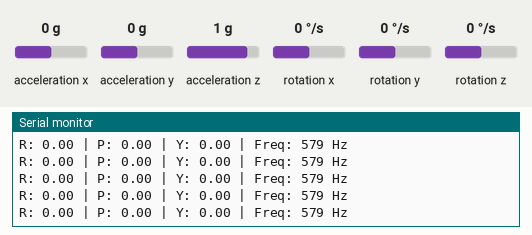
Bench run of a program on a simulated ESP32. On the bench: the last lines printed to the serial monitor. Wiring (inferred from the names in the program): MPU-6050 motion sensor at I2C address 0x68. Inputs (shaded band) come from the test bench; at power-on: acceleration x 0 g, acceleration y 0 g, acceleration z 1 g, rotation x 0 °/s, rotation y 0 °/s, rotation z 0 °/s.

Above: at 5.7 s.
5.8 s: acceleration x set to -1.4 g
At 5.87 s:
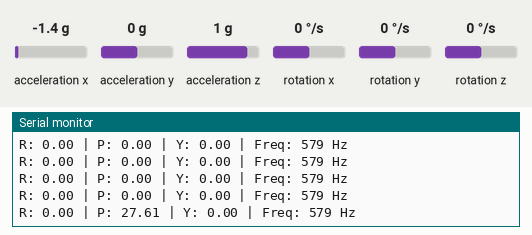
7.3 s: acceleration y set to -1.4 g
At 7.37 s:
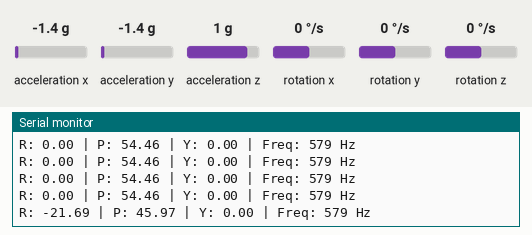
8.8 s: acceleration z set to -1.4 g
At 8.88 s:
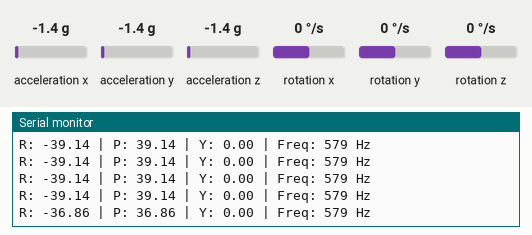
10.3 s: rotation x set to -192 °/s
At 10.39 s:
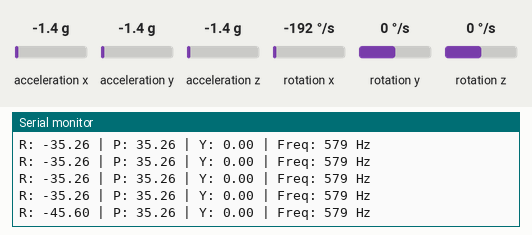
11.8 s: rotation y set to -192 °/s
At 11.8 s:
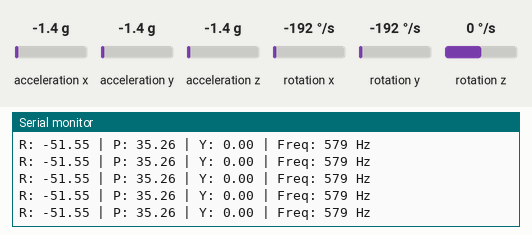
Timing chart, 0 to 14.3 s (numbered marks = the images above; inputs shaded):
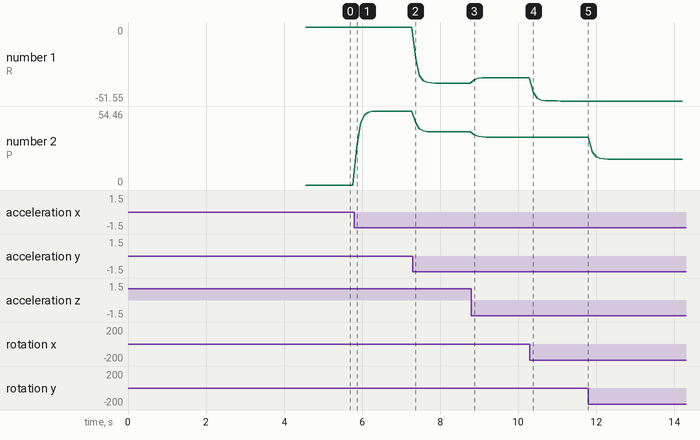

Measured:
- after the input at 5.8 s, the serial monitor: prints a new line after 0.06 s (image 1)
- after the input at 7.3 s, the serial monitor: prints a new line after 0.07 s (image 2)
- after the input at 8.8 s, the serial monitor: prints a new line after 0.08 s (image 3)
- after the input at 10.3 s, the serial monitor: prints a new line after 0.09 s (image 4)
- plotted number 1: 0 → -39.14 after the input at 7.3 s, -39.14 → -35.26 after the input at 8.8 s, -35.26 → -51.55 after the input at 10.3 s
- plotted number 2: 0 → 54.46 after the input at 5.8 s, 54.46 → 39.14 after the input at 7.3 s, 39.14 → 35.26 after the input at 8.8 s, 35.26 → 18.98 after the input at 11.8 s

The program:

main.cpp
```cpp
/**
 * @file main.cpp
 * @author Mounir Dahmane
 * @brief Main execution loop for MPU6050 IMU data fusion and telemetry.
 * * This module handles the high-frequency sampling of the MPU6050 sensor
 * and provides filtered Euler angles (Roll, Pitch, Yaw) via a non-blocking
 * serial interface.
 */

#include "MPU6050.h"

// --- Telemetry Configuration ---
unsigned long last_print_time = 0;
const unsigned long print_interval = 100; // Output rate: 10Hz (100ms)

/**
 * @brief Standard Arduino setup function.
 * Initializes hardware peripherals and performs IMU bias calibration.
 */
void setup() {
    Serial.begin(115200);

    // Initialize I2C and MPU6050 registers
    mpu_init();

    // Critical: Calculate Gyro and Accel offsets.
    // Device must remain stationary during this phase.
    IMU_calibration();

    Serial.println(F("--- MPU6050 System Online ---"));

    // Synchronize timing for the first integration step
    last_time = micros();
}

/**
 * @brief Main execution loop.
 * Runs at the maximum CPU frequency to maintain high integration accuracy.
 */
void loop() {
    // 1. SENSOR FUSION DATA ACQUISITION
    // get_angle() calculates delta_time and updates fused_angle variables.
    // High loop frequency is vital to minimize gyro integration drift.
    get_angle();

    // 2. NON-BLOCKING TELEMETRY
    // We use a timer check instead of delay() to ensure get_angle()
    // is never interrupted, maintaining real-time performance.
    if (millis() - last_print_time >= print_interval) {
        last_print_time = millis();

        // Display Filtered Euler Angles
        Serial.print(F("R: ")); Serial.print(fused_angle_x, 2);
        Serial.print(F(" | P: ")); Serial.print(fused_angle_y, 2);
        Serial.print(F(" | Y: ")); Serial.print(fused_angle_z, 2);

        // Loop frequency diagnostics (f = 1 / dt)
        // Values > 200Hz are recommended for stable flight control.
        Serial.print(F(" | Freq: "));
        Serial.print(1.0f / delta_time, 0);
        Serial.println(F(" Hz"));
    }
}
```

MPU6050.h
```cpp
/**
 * @file MPU6050.h
 * @author Mounir Dahmane
 * @brief Header file for MPU6050 6-DOF IMU driver and sensor fusion.
 * * Includes register definitions, sensitivity constants, and global
 * telemetry variables for Motion Processing Unit (MPU) interfacing.
 * * Datasheet: https://invensense.tdk.com/wp-content/uploads/2015/02/MPU-6000-Register-Map1.pdf
 */

#pragma once

#include <Arduino.h>
#include <Wire.h>

// --- Register Definitions ---
#define MPU_ADDR        0x68  ///< Default I2C address of the MPU6050
#define PWR_MGMT_1      0x6B  ///< Power Management 1 (Wake/Reset)
#define ACCEL_CONFIG    0x1C  ///< Accelerometer Configuration (Scale)
#define GYRO_CONFIG     0x1B  ///< Gyroscope Configuration (Scale)

// --- Calibration Configuration ---
#define CALIBRATION_SAMPLES 1000 ///< Number of samples used to calculate static bias

// --- Sensitivity Constants ---
/** @brief Gyro sensitivity for ±500 dps range (65.5 LSB per °/s) */
const float GYRO_SENSITIVITY = 65.5;
/** @brief Accel sensitivity for ±8g range (4096 LSB per g) */
const float ACCEL_SENSITIVITY = 4096.0;

// --- Global Telemetry Data ---
// Index notation: [0]=X, [1]=Y, [2]=Z

extern float gyro_raw[3];   ///< Raw compensated angular velocity (°/s)
extern float gyro_bias[3];  ///< Calculated gyroscope zero-drift offsets

extern float accel_raw[3];  ///< Raw compensated linear acceleration (g)
extern float accel_bias[3]; ///< Calculated accelerometer static offsets

/** @brief Filtered Euler angles calculated via Complementary Filter */
extern float fused_angle_x, fused_angle_y, fused_angle_z;

/** @brief High-precision timing variables for discrete integration */
extern unsigned long current_time, last_time;
extern float delta_time;

// --- Function Prototypes ---

/** @brief Initialize I2C and configure MPU6050 operational modes */
void mpu_init();

/** @brief Sample and average static offsets for sensor compensation */
void IMU_calibration();

/** @brief Acquisition and scaling of raw accelerometer data */
void Acc_data();

/** @brief Acquisition and scaling of raw gyroscope data */
void Gyro_data();

/** @brief Execute sensor fusion to estimate spatial orientation */
void get_angle();
```

MPU6050.cpp
```cpp
/**
 * @file MPU6050.cpp
 * @author Mounir Dahmane
 * @brief Implementation of MPU6050 driver, calibration, and sensor fusion.
 * * This file handles I2C communication, raw data processing with bias
 * compensation, and a Complementary Filter to estimate Roll, Pitch, and Yaw.
 */

#include "MPU6050.h"

// --- Global Data Structures ---
enum {X, Y, Z};

float gyro_raw[3] = {0, 0, 0};
float gyro_bias[3] = {0, 0, 0};

float accel_raw[3] = {0, 0, 0};
float accel_bias[3] = {0, 0, 0};

float fused_angle_x = 0, fused_angle_y = 0, fused_angle_z = 0;

unsigned long current_time = 0, last_time = 0;
float delta_time = 0;

/**
 * @brief Configures MPU6050 registers for high-performance IMU sampling.
 * Sets I2C to 400kHz, wakes the device, and configures Full Scale Ranges.
 */
void mpu_init() {
    Wire.begin();
    Wire.setClock(400000); // 400kHz Fast Mode I2C

    // Wake up the MPU6050 (Internal 8MHz oscillator)
    Wire.beginTransmission(MPU_ADDR);
    Wire.write(PWR_MGMT_1);
    Wire.write(0x00);
    Wire.endTransmission();

    // DLPF Configuration: 42Hz Bandwidth to filter out high-frequency motor noise
    Wire.beginTransmission(MPU_ADDR);
    Wire.write(0x1A);
    Wire.write(0x03);
    Wire.endTransmission();

    // Gyroscope Configuration: ±500 deg/s
    Wire.beginTransmission(MPU_ADDR);
    Wire.write(GYRO_CONFIG);
    Wire.write(0x08);
    Wire.endTransmission();

    // Accelerometer Configuration: ±8g
    Wire.beginTransmission(MPU_ADDR);
    Wire.write(ACCEL_CONFIG);
    Wire.write(0x10);
    Wire.endTransmission();
}

/**
 * @brief Performs static bias calibration for Gyro and Accelerometer.
 * @note The IMU must be perfectly level and motionless during execution.
 */
void IMU_calibration() {
    Serial.println(F("Starting IMU Calibration... Keep level."));
    float sum_accel[3] = {0, 0, 0};
    float sum_gyro[3] = {0, 0, 0};

    for(int i = 0; i < CALIBRATION_SAMPLES; i++) {
        Wire.beginTransmission(MPU_ADDR);
        Wire.write(0x3B);
        Wire.endTransmission(false);
        Wire.requestFrom(MPU_ADDR, 14); // Burst read: Accel(6), Temp(2), Gyro(6)

        sum_accel[X] += (int16_t)(Wire.read() << 8 | Wire.read());
        sum_accel[Y] += (int16_t)(Wire.read() << 8 | Wire.read());
        sum_accel[Z] += (int16_t)(Wire.read() << 8 | Wire.read());

        Wire.read(); Wire.read(); // Discard Temperature data

        sum_gyro[X] += (int16_t)(Wire.read() << 8 | Wire.read());
        sum_gyro[Y] += (int16_t)(Wire.read() << 8 | Wire.read());
        sum_gyro[Z] += (int16_t)(Wire.read() << 8 | Wire.read());
        delay(3);
    }

    // Average raw offsets
    accel_bias[X] = sum_accel[X] / CALIBRATION_SAMPLES;
    accel_bias[Y] = sum_accel[Y] / CALIBRATION_SAMPLES;
    // Expected Z is 1g (4096 LSB at ±8g). Offset = Reading - 4096.
    accel_bias[Z] = (sum_accel[Z] / CALIBRATION_SAMPLES) - 4096.0f;

    gyro_bias[X] = (sum_gyro[X] / CALIBRATION_SAMPLES) / GYRO_SENSITIVITY;
    gyro_bias[Y] = (sum_gyro[Y] / CALIBRATION_SAMPLES) / GYRO_SENSITIVITY;
    gyro_bias[Z] = (sum_gyro[Z] / CALIBRATION_SAMPLES) / GYRO_SENSITIVITY;

    // Initialize fused angles with initial gravity vector to prevent filter "climb"
    Acc_data();
    fused_angle_x = atan2(accel_raw[Y], sqrt(accel_raw[X]*accel_raw[X] + accel_raw[Z]*accel_raw[Z])) * RAD_TO_DEG;
    fused_angle_y = atan2(-accel_raw[X], sqrt(accel_raw[Y]*accel_raw[Y] + accel_raw[Z]*accel_raw[Z])) * RAD_TO_DEG;
}

/**
 * @brief Reads raw accelerometer data and applies bias compensation.
 */
void Acc_data() {
    Wire.beginTransmission(MPU_ADDR);
    Wire.write(0x3B);
    Wire.endTransmission(false);
    Wire.requestFrom(MPU_ADDR, 6);

    accel_raw[X] = ((int16_t)(Wire.read() << 8 | Wire.read()) - accel_bias[X]) / ACCEL_SENSITIVITY;
    accel_raw[Y] = ((int16_t)(Wire.read() << 8 | Wire.read()) - accel_bias[Y]) / ACCEL_SENSITIVITY;
    accel_raw[Z] = ((int16_t)(Wire.read() << 8 | Wire.read()) - accel_bias[Z]) / ACCEL_SENSITIVITY;
}

/**
 * @brief Reads raw gyroscope data and applies bias compensation.
 */
void Gyro_data() {
    Wire.beginTransmission(MPU_ADDR);
    Wire.write(0x43);
    Wire.endTransmission(false);
    Wire.requestFrom(MPU_ADDR, 6);

    gyro_raw[X] = ((int16_t)(Wire.read() << 8 | Wire.read()) / GYRO_SENSITIVITY) - gyro_bias[X];
    gyro_raw[Y] = ((int16_t)(Wire.read() << 8 | Wire.read()) / GYRO_SENSITIVITY) - gyro_bias[Y];
    gyro_raw[Z] = ((int16_t)(Wire.read() << 8 | Wire.read()) / GYRO_SENSITIVITY) - gyro_bias[Z];
}

/**
 * @brief Primary sensor fusion routine.
 * Integrates gyro rates and fuses them with accelerometer angles
 * via a Complementary Filter (Alpha = 0.98).
 */
void get_angle() {
    Acc_data();
    Gyro_data();

    // 1. Calculate static tilt angles from accelerometer
    float accel_angle_x = atan2(accel_raw[Y], sqrt(accel_raw[X]*accel_raw[X] + accel_raw[Z]*accel_raw[Z])) * RAD_TO_DEG;
    float accel_angle_y = atan2(-accel_raw[X], sqrt(accel_raw[Y]*accel_raw[Y] + accel_raw[Z]*accel_raw[Z])) * RAD_TO_DEG;

    // 2. High-precision delta_time for integration
    current_time = micros();
    delta_time = (current_time - last_time) / 1000000.0f;
    last_time = current_time;

    // 3. COMPLEMENTARY FILTER: Angle = 0.98 * (Angle + Gyro_Rate * dt) + 0.02 * (Accel_Angle)
    // The filter trusts the gyro for fast motion and the accelerometer for long-term stability.
    fused_angle_x = 0.98f * (fused_angle_x + gyro_raw[X] * delta_time) + 0.02f * accel_angle_x;
    fused_angle_y = 0.98f * (fused_angle_y + gyro_raw[Y] * delta_time) + 0.02f * accel_angle_y;

    // 4. Z-Axis (Yaw) Integration: Pure integration, subject to gyro drift.
    fused_angle_z += gyro_raw[Z] * delta_time;
}
```
